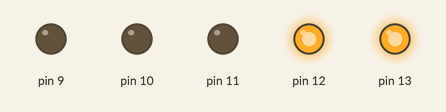
Simulated run of this sketch. Board: Arduino Uno, built with avr-gcc and run on an emulated ATmega328P. Shown: output pins drawn as LEDs (lit = HIGH). What the sketch prints to the serial monitor is not drawn.

Above: at 0.5 s.
At 1.5 s:
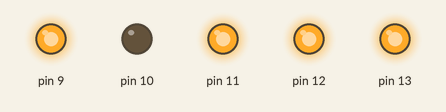
At 2.5 s:
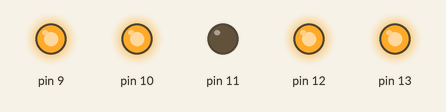
At 4.0 s:
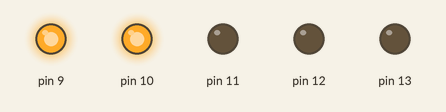
Timing chart, 0 to 6.5 s (numbered marks = the images above):
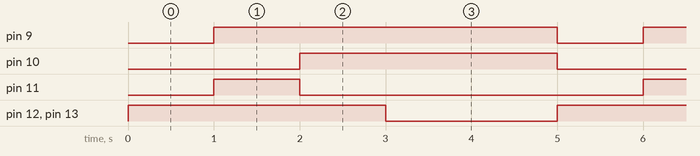

Measured:
- by itself, pin 9: alternates HIGH for 4.0 s and LOW for 1.0 s
- by itself, pin 10, pin 12, pin 13: alternates HIGH for 3.0 s and LOW for 2.0 s
- by itself, pin 11: alternates HIGH for 1.0 s and LOW for 4.0 s

The sketch:

src.ino
```cpp
#include "led_templ.h"

// constexpr unsigned int PERIOD{8};
// constexpr unsigned int HALF_PERIOD{PERIOD / 2};

using Builtin_LED = LED<13>;
using RGBT = RGB_LED<12, 11, 9, 10>;

void setup() {
    Builtin_LED::init();
    RGBT::init();
    Serial.begin(115200);
}

void loop() {
    Builtin_LED::on();
    RGBT::on();

    RGBT::clrRGB('w');
    delay_s(1);

    RGBT::clrRGB('b');
    delay_s(1);

    RGBT::clrRGB('r');
    delay_s(1);

    Builtin_LED::off();
    RGBT::off();
    delay_s(2);

    Serial.print("ГОЙДА!!!");
}
```

led_templ.h
```cpp
template<int pin>
class LED {
    public:

    LED() {};

    static void init() {pinMode(pin,OUTPUT);}
    static void on() {digitalWrite(pin, HIGH);}
    static void off() {digitalWrite(pin, LOW);}
};

template<int pin, int rpin, int gpin, int bpin>
class RGB_LED {
    public:

    RGB_LED() {};

    static void init() {
        pinMode(pin,OUTPUT);
        pinMode(rpin,OUTPUT);
        pinMode(gpin,OUTPUT);
        pinMode(bpin,OUTPUT);
    }

    static void on() {digitalWrite(pin, HIGH);}

    static void redLightOn() {
        digitalWrite(rpin, LOW);
        digitalWrite(gpin, HIGH);
        digitalWrite(bpin, HIGH);
    }

    static void off() {digitalWrite(pin, LOW);}

    static void redLightOff() {
    digitalWrite(rpin, LOW);
    digitalWrite(gpin, LOW);
    digitalWrite(bpin, LOW);
    }

    static void clrRGB(char color) {
        switch (color) {
            case 'r':
                digitalWrite(rpin, LOW);
                digitalWrite(gpin, HIGH);
                digitalWrite(bpin, HIGH);
                break;
            case 'g':
                digitalWrite(rpin, HIGH);
                digitalWrite(gpin, LOW);
                digitalWrite(bpin, HIGH);
                break;
            case 'b':
                digitalWrite(rpin, HIGH);
                digitalWrite(gpin, HIGH);
                digitalWrite(bpin, LOW);
                break;
            case 'w':
                digitalWrite(rpin, LOW);
                digitalWrite(gpin, LOW);
                digitalWrite(bpin, LOW);
                break;
            default:
                Serial.print('че за хуйню ты ввел мудак блять');
                break;
        }
    }
};

void delay_s(unsigned int s) {
    delay(s * 1000);
}
```
